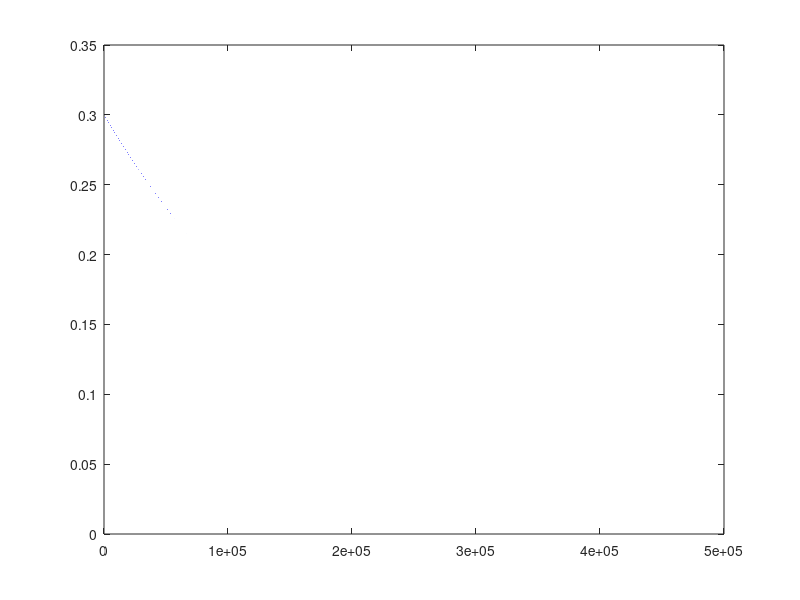

This chart was generated by the following MATLAB code:
%Works out the standard deviation the exploration noise ends at after a full
%training run, for the decay rate set in const_RL.m.

tot_episode = 3000;
step_per_episode = 150;
tot_sampling_step = tot_episode*step_per_episode;

StandardDeviationDecayRate = 5e-6;
StandardDeviation = 0.3;

stddev_list = [];
for i=1:tot_sampling_step
    StandardDeviation = StandardDeviation.*(1 - StandardDeviationDecayRate);
    stddev_list(end+1) = StandardDeviation;
end

disp(StandardDeviation)

plot(stddev_list)
